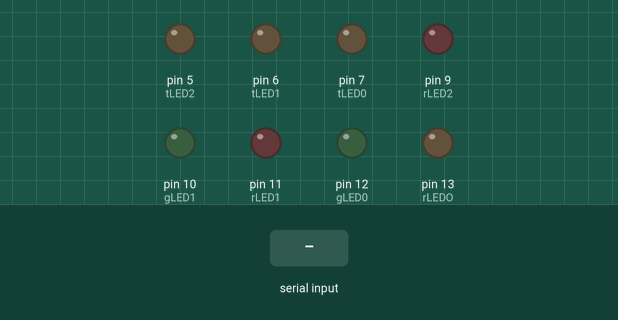
Bench run of a sketch on a simulated Arduino Uno, built with avr-gcc and run on an emulated ATmega328P. Shown: output pins drawn as LEDs (lit = HIGH). The inputs (shaded band) are chosen by the test bench.

Above: at 1.2 s.
1.3 s: "1" received over Serial
At 2.7 s:
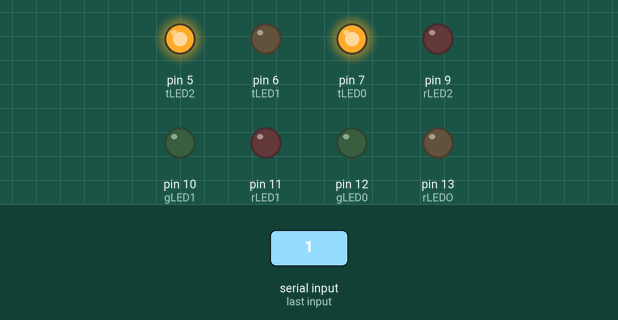
Timing chart, 0 to 4.3 s (numbered marks = the images above; inputs shaded):
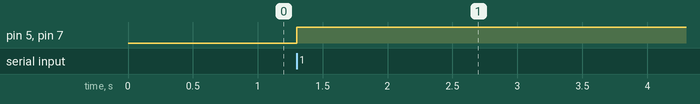

The sketch:

ArduinoLED.ino
```cpp
int rLEDO = 13;
int gLED0 = 12;
int rLED1 = 11;
int gLED1 = 10;
int rLED2 = 9;

int tLED0 = 7;
int tLED1 = 6;
int tLED2 = 5;

void setup()
{
  Serial.begin(9600);
  pinMode(rLEDO, OUTPUT);
  pinMode(gLED0, OUTPUT);
  pinMode(rLED1, OUTPUT);
  pinMode(gLED1, OUTPUT);
  pinMode(rLED2, OUTPUT);

  pinMode(tLED0, OUTPUT); //Blue
  pinMode(tLED1, OUTPUT); //Green
  pinMode(tLED2, OUTPUT); //Red
}

void loop()
{
  if (Serial.available() > 0)
  {
    int value[] = {0,0,0,0,0,1,0,1};
    if (value[0] == 0)
    {
      digitalWrite(rLEDO, LOW);
    }
    else
    {
      digitalWrite(rLEDO, HIGH);
    }

    if (value[1] == 0)
    {
      digitalWrite(gLED0, LOW);
    }
    else
    {
      digitalWrite(gLED0, HIGH);
    }

    if (value[2] == 0)
    {
      digitalWrite(rLED1, LOW);
    }
    else
    {
      digitalWrite(rLED1, HIGH);
    }

    if (value[3] == 0)
    {
      digitalWrite(gLED1, LOW);
    }
    else
    {
      digitalWrite(gLED1, HIGH);
    }

    if (value[4] == 0)
    {
      digitalWrite(rLED2, LOW);
    }
    else
    {
      digitalWrite(rLED2, HIGH);
    }

    if (value[5] == 0)
    {
      digitalWrite(tLED2, LOW);
    }
    else
    {
      digitalWrite(tLED2, HIGH);
    }

    if (value[6] == 0)
    {
      digitalWrite(tLED1, LOW);
    }
    else
    {
      digitalWrite(tLED1, HIGH);
    }
    if (value[7] == 0)
    {
      digitalWrite(tLED0, LOW);
    }
    else
    {
      digitalWrite(tLED0, HIGH);
    }
  }
}
```

Measured:
- after the input at 1.3 s, pin 5 (tLED2), pin 7 (tLED0): LOW → HIGH at once
